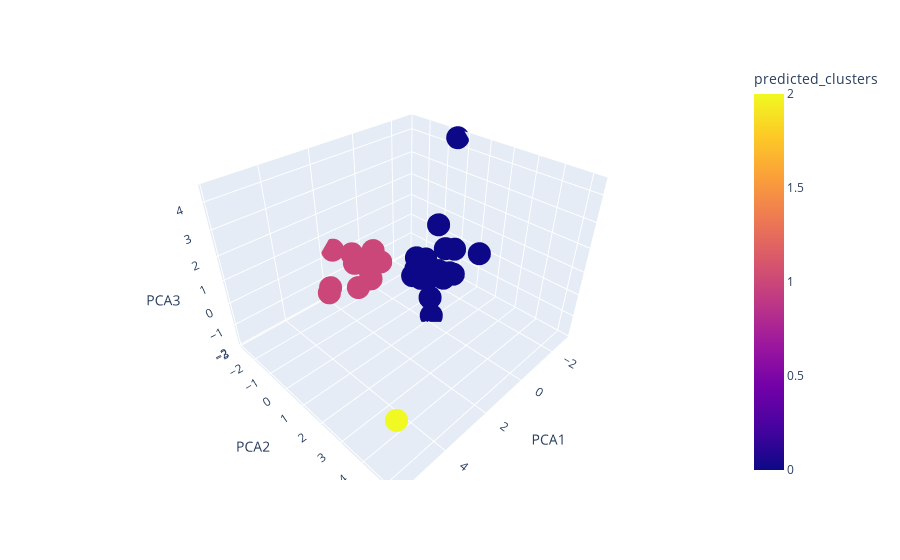

The code cell stored with this chart in its notebook:
### Code cell
# alernative plot option after research
import plotly.express as px

price_pca_df_predictions = price_pca_df_predictions.reset_index()
fig = px.scatter_3d(price_pca_df_predictions, x='PCA1', y='PCA2', z='PCA3',
                    color='predicted_clusters', hover_data=['coin_id'])

fig.show()

### Figure 1 — Plotly figure (JSON) as saved in the notebook; plotly's stock layout.template omitted (floating-point values rounded to 4 significant figures)
{"data": [{"customdata": [["bitcoin"], ["ethereum"], ["tether"], ["ripple"], ["bitcoin-cash"], ["binancecoin"], ["chainlink"], ["cardano"], ["litecoin"], ["bitcoin-cash-sv"], ["crypto-com-chain"], ["usd-coin"], ["eos"], ["monero"], ["tron"], ["tezos"], ["okb"], ["stellar"], ["cosmos"], ["cdai"], ["neo"], ["wrapped-bitcoin"], ["leo-token"], ["huobi-token"], ["nem"], ["binance-usd"], ["iota"], ["vechain"], ["zcash"], ["theta-token"], ["dash"], ["ethereum-classic"], ["ethlend"], ["maker"], ["havven"], ["omisego"], ["celsius-degree-token"], ["ontology"], ["ftx-token"], ["true-usd"], ["digibyte"]], "hovertemplate": "PCA1=%{x}<br>PCA2=%{y}<br>PCA3=%{z}<br>coin_id=%{customdata[0]}<br>predicted_clusters=%{marker.color}<extra></extra>", "legendgroup": "", "marker": {"color": [1, 1, 0, 0, 1, 1, 1, 1, 1, 0, 0, 0, 0, 1, 0, 1, 0, 0, 1, 0, 0, 1, 0, 0, 0, 0, 0, 0, 1, 0, 0, 0, 0, 1, 0, 0, 2, 0, 0, 0, 0], "coloraxis": "coloraxis", "symbol": "circle"}, "mode": "markers", "name": "", "scene": "scene", "showlegend": false, "type": "scatter3d", "x": [1.389, 1.146, -0.5634, -0.5827, 2.753, 1.943, 1.592, 1.497, 1.052, -0.4962, -1.807, -0.5743, -0.8154, 3.45, -0.3862, 0.3361, -1.634, -0.9514, 1.523, -0.5442, -1.314, 1.371, -1.103, -0.5441, -0.0214, -0.5493, -0.7042, -2.273, 1.203, -0.7142, -0.6368, -0.6196, -2.869, 0.7696, -2.235, -0.1685, 5.787, -2.302, -0.2092, -0.5331, -0.6588], "y": [-0.7649, -1.259, 0.6381, 0.4635, -1.61, -0.8411, -2.768, -1.545, -0.9798, 0.1127, 0.7013, 0.6485, 0.3012, -0.4768, 0.1266, -1.769, 0.8186, -0.06921, -1.639, 0.6129, 0.2936, -0.7562, 0.7504, 0.3958, 1.669, 0.6384, -0.3662, 0.1294, -1.251, 2.658, -0.281, 0.09643, -0.3593, -0.8443, -0.5735, 1.028, 5.211, -0.1988, -0.06735, 0.6305, 0.4954], "z": [-0.1537, 0.09821, -0.1707, -0.1482, -0.5495, -0.3185, 0.3243, 0.2346, 0.1815, -0.6563, -0.819, -0.1866, -0.4308, 0.6815, -0.216, 0.185, 0.5348, -0.02465, 0.6465, -0.3257, -0.5897, -0.1656, -0.3622, -0.09645, 0.4008, -0.2082, -0.5328, -1.273, 0.4095, 1.61, 0.08161, -0.1554, 4.401, 0.2885, 0.8139, -1.854, 0.7564, -0.2087, -0.4699, -0.221, -1.512]}], "layout": {"coloraxis": {"colorbar": {"title": {"text": "predicted_clusters"}}, "colorscale": [[0, "#0d0887"], [0.1111, "#46039f"], [0.2222, "#7201a8"], [0.3333, "#9c179e"], [0.4444, "#bd3786"], [0.5556, "#d8576b"], [0.6667, "#ed7953"], [0.7778, "#fb9f3a"], [0.8889, "#fdca26"], [1, "#f0f921"]]}, "legend": {"tracegroupgap": 0}, "margin": {"t": 60}, "scene": {"domain": {"x": [0, 1], "y": [0, 1]}, "xaxis": {"title": {"text": "PCA1"}}, "yaxis": {"title": {"text": "PCA2"}}, "zaxis": {"title": {"text": "PCA3"}}}}}
